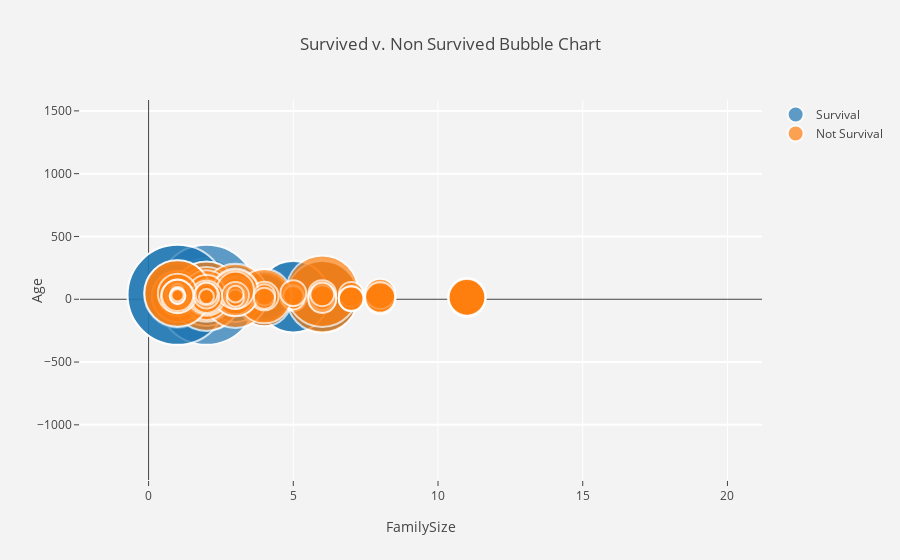

Here is the notebook cell this chart was saved with:
### Markdown cell above
Plot the FamilySize vs Age with Fare as the size of the bubble

### Code cell
sizeref = 2.*max(titanic_df['Fare'])/(100**2)

# Survived
trace0 = go.Scatter(
    x=titanic_df['FamilySize'][titanic_df['Survived'] == 1],
    y=titanic_df['Age'][titanic_df['Survived'] == 1],
    mode='markers',
    name='Survival',
    marker=dict(
        symbol='circle',
        sizemode='area',
        sizeref=sizeref,
        size=titanic_df['Fare'][titanic_df['Survived'] == 1],
        line=dict(
            width=2
        ),
    )
)
# Non Survived
trace1 = go.Scatter(
    x=titanic_df['FamilySize'][titanic_df['Survived'] == 0],
    y=titanic_df['Age'][titanic_df['Survived'] == 0],
    mode='markers',
    name='Not Survival',
    marker=dict(
        sizemode='area',
        sizeref=sizeref,
        size=titanic_df['Fare'][titanic_df['Survived'] == 0],
        line=dict(
            width=2
        ),
    )
)

# define data
data = [trace0, trace1]
# define layout
layout = go.Layout(
    title='Survived v. Non Survived Bubble Chart',
    xaxis=dict(
        title='FamilySize',
        gridcolor='rgb(255, 255, 255)',
        zerolinewidth=1,
        ticklen=5,
        gridwidth=1,
    ),
    yaxis=dict(
        title='Age',
        gridcolor='rgb(255, 255, 255)',
        zerolinewidth=1,
        ticklen=5,
        gridwidth=2,
    ),
    paper_bgcolor='rgb(243, 243, 243)',
    plot_bgcolor='rgb(243, 243, 243)',
)

# define figure
fig = go.Figure(data=data, layout=layout)
iplot(fig, filename='Survival v. Non Survival Bubble Chart')

### Figure 1 — Plotly figure (JSON) as saved in the notebook; plotly's stock layout.template omitted (floating-point values rounded to 4 significant figures; data arrays with more than 128 entries replaced by an {"elided": "..."} marker saying what was removed)
{"data": [{"marker": {"line": {"width": 2}, "size": {"elided": "342 float values"}, "sizemode": "area", "sizeref": 0.1025, "symbol": "circle"}, "mode": "markers", "name": "Survival", "type": "scatter", "uid": "88522797-d688-47e5-9e83-bcbe999d2f2f", "x": {"elided": "342 int values"}, "y": {"elided": "342 float values"}}, {"marker": {"line": {"width": 2}, "size": {"elided": "545 float values"}, "sizemode": "area", "sizeref": 0.1025}, "mode": "markers", "name": "Not Survival", "type": "scatter", "uid": "e9963168-b759-41fc-9fa6-22f59b1d9e0d", "x": {"elided": "545 int values"}, "y": {"elided": "545 float values"}}], "layout": {"autosize": true, "dragmode": "pan", "paper_bgcolor": "rgb(243, 243, 243)", "plot_bgcolor": "rgb(243, 243, 243)", "title": {"text": "Survived v. Non Survived Bubble Chart"}, "xaxis": {"autorange": false, "gridcolor": "rgb(255, 255, 255)", "gridwidth": 1, "range": [-2.37, 21.19], "ticklen": 5, "title": {"text": "FamilySize"}, "type": "linear", "zerolinewidth": 1}, "yaxis": {"autorange": false, "gridcolor": "rgb(255, 255, 255)", "gridwidth": 2, "range": [-1439.0, 1587.0], "ticklen": 5, "title": {"text": "Age"}, "type": "linear", "zerolinewidth": 1}}}
